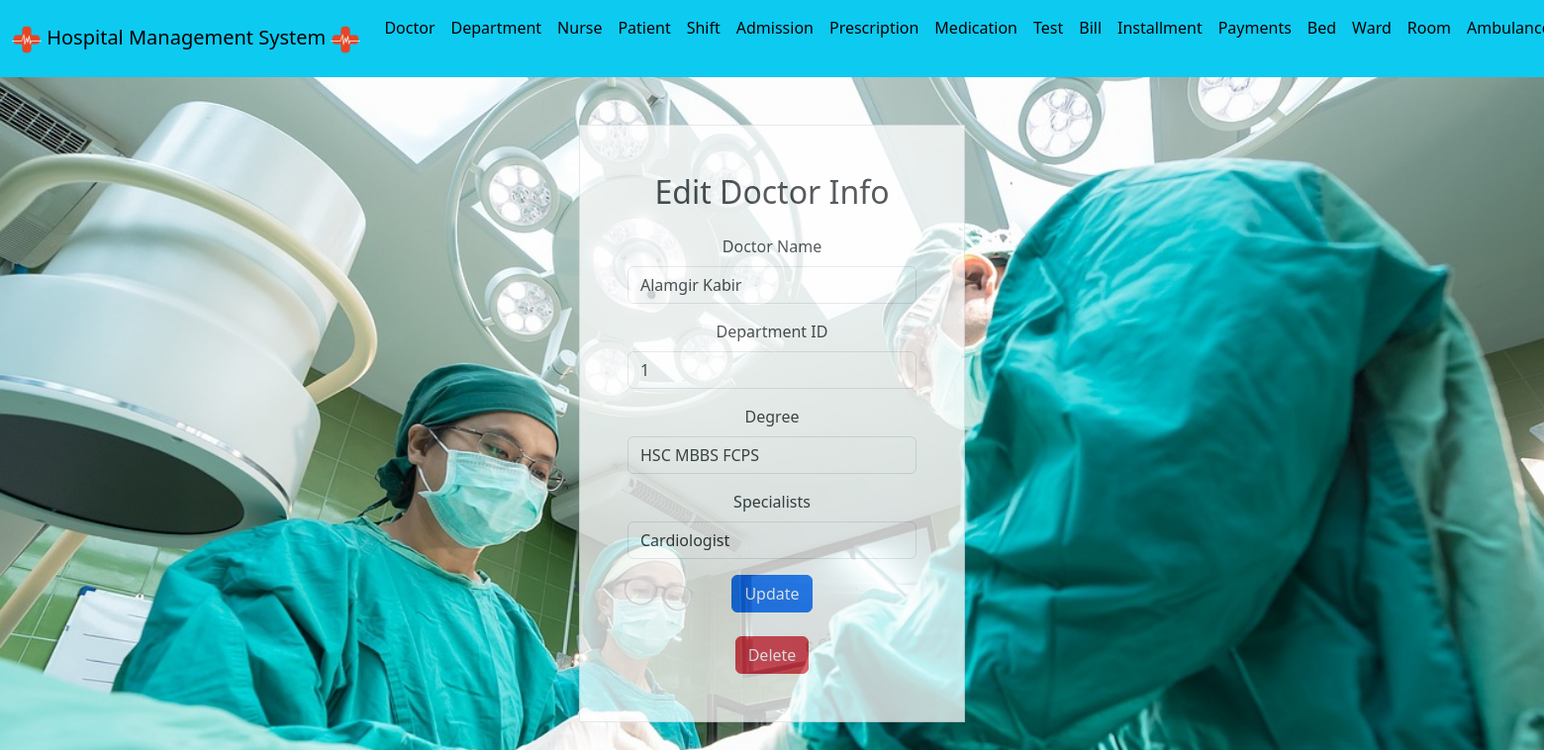
The app's page /Website/edit_doctor.php?id=11 (signed in) with its own data.
### tables this page shows
CREATE TABLE `doctor` (
  `Doctor_ID` int(10) NOT NULL,
  `Doctor_Name` varchar(20) NOT NULL,
  `Department_ID` int(10) DEFAULT NULL,
  `Degree` text DEFAULT NULL,
  `Specialists` text DEFAULT NULL
);

### Website/edit_doctor.php (the view, shortened to what this page needs)
<!DOCTYPE html>
<html>
<?php
include("connect.php");
if (isset($_GET['id'])) {
    $id = mysqli_real_escape_string($conn, $_GET['id']);
    $sql = "SELECT * FROM doctor WHERE Doctor_ID = $id";
    $result = mysqli_query($conn, $sql);
    $doctor = mysqli_fetch_assoc($result);
}
include("header.php");
?>
<head>
    <link rel="stylesheet" href="https://cdn.jsdelivr.net/npm/bootstrap@5.3.2/dist/css/bootstrap.min.css">
</head>
<body style="background-image: url(img/doctorpage.jpeg);background-size: cover;background-repeat: no-repeat;">
    <div class="container text-center w-25 p-5 my-5 bg-white border opacity-75">
        <h2 class="text-center mb-4">Edit Doctor Info</h2>
        <form action="edit_doctor.php" method="POST">
            <div class="mb-3">
                <label for="Doctor_Name" class="form-label">Doctor Name</label>
                <input type="text" class="form-control" id="Doctor_Name" name="Doctor_Name" value="<?php echo $doctor['Doctor_Name']; ?>" required>
            </div>
            <div class="mb-3">
                <label for="Department_ID" class="form-label">Department ID</label>
                <input type="number" class="form-control" id="Department_ID" name="Department_ID" value="<?php echo $doctor['Department_ID']; ?>" required>
            </div>
            <div class="mb-3">
                <label for="Degree" class="form-label">Degree</label>
                <input type="text" class="form-control" id="Degree" name="Degree" value="<?php echo $doctor['Degree']; ?>" required>
            </div>
            <div class="mb-3">
                <label for="Specialists" class="form-label">Specialists</label>
                <input type="text" class="form-control" id="Specialists" name="Specialists" value="<?php echo $doctor['Specialists']; ?>" required>
              </div>
            <button type="submit" name="update" class="btn btn-primary">Update</button>
        </form>
        <br>
        <form action="doctorprofile.php?id=<?php echo htmlspecialchars($doctor['Doctor_ID']); ?>" method="POST">
                <input type="submit" name="delete" value="Delete" class="btn btn-danger">
            </form>
    </div>
</body>
</html>

### records on screen
doctor: Doctor_Name "Alamgir Kabir", Department_ID "1", Degree "HSC MBBS FCPS", Specialists "Cardiologist"
